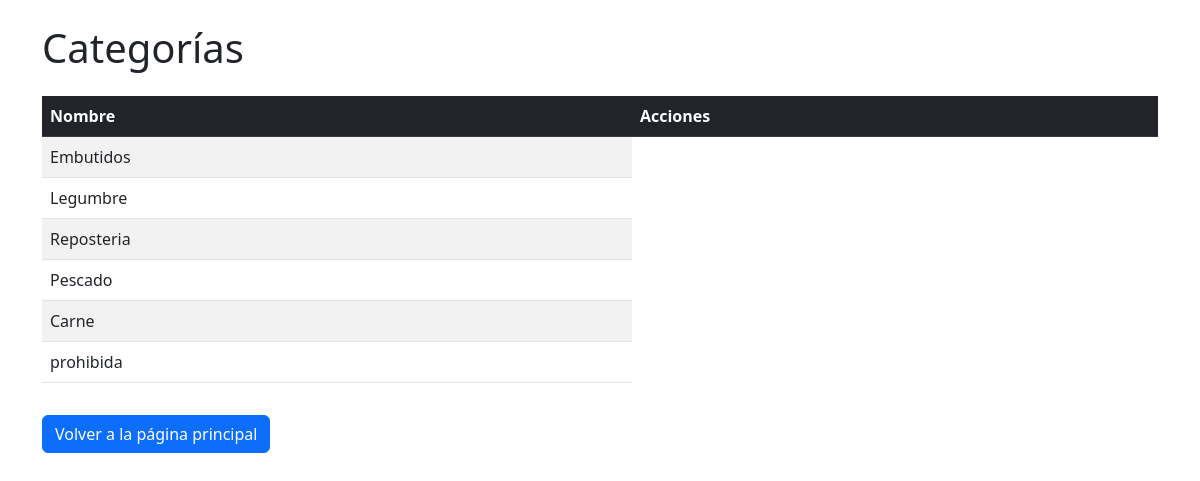
/categorias, run on an earlier commit of the app's database.
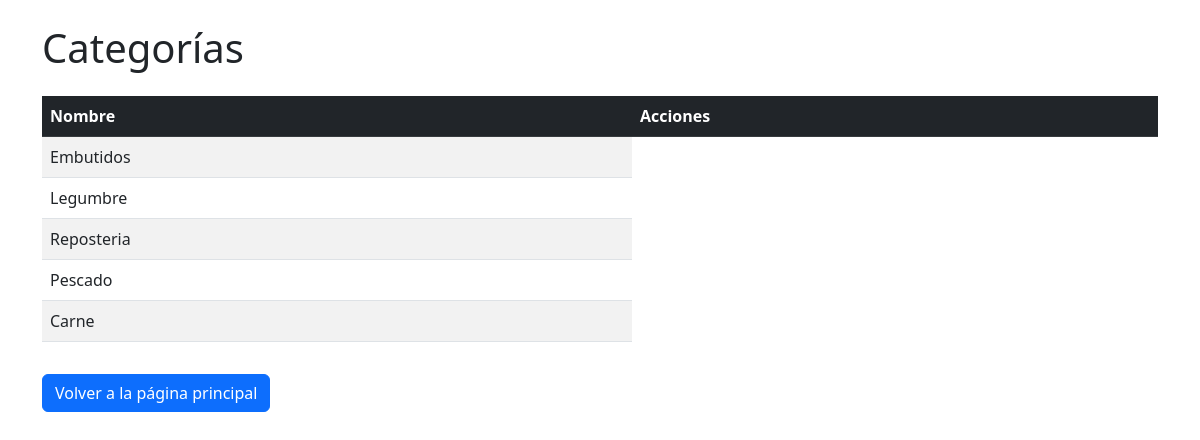
And on a later commit of the database.
### recetasapp/models.py (models this page shows, shortened)
class CategoriaIngrediente(models.Model):
    nombre = models.CharField(max_length=50)

### recetasapp/views.py (the view)
# urls.py: path('categorias', views.categoria_lista, name='categoria_lista'),
def categoria_lista(request):
    categorias = CategoriaIngrediente.objects.all()
    contexto = {'categorias':categorias}
    return render(request, 'recetasapp/categoria_lista.html', contexto)

### recetasapp/templates/recetasapp/categoria_lista.html
{% extends 'recetasapp/base.html' %}
{% block content %}
<div class="container mt-4">
    <h1 class="mb-4">Categorías</h1>
    <div class="table-responsive">
        <table class="table table-striped table-hover align-middle">
            <thead class="table-dark">
                <tr>
                    <th>Nombre</th>
                    <th>Acciones</th>
                </tr>
            </thead>
            <tbody>
                {% for categoria in categorias %}
                    <tr>
                        <td>{{ categoria.nombre }}</td>
                    </tr>
                {% empty %}
                    <tr>
                        <td colspan="2" class="text-center">No hay categorías aún</td>
                    </tr>
                {% endfor %}
            </tbody>
        </table>
    <div class="mt-3">
        <a href="{% url 'inicio' %}" class="btn btn-primary mt-3">
        Volver a la página principal
        </a>
    </div>
    </div>
</div>
{% endblock %}

What changed in the data, as far as the page shows it:
removed CategoriaIngrediente: nombre "prohibida"
